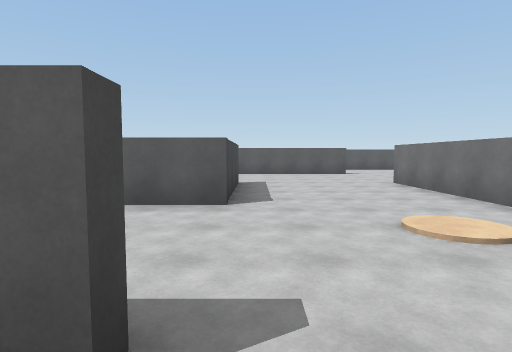
[1] (above)

24 first-person views from a walk through a scene from a Unity 3-D project. The camera is 1.5 m above the floor, tilts 4° down and sees 80° across. The floor is counted in squares, 2 m on a side. Each view is taken from the middle of a square. On the plan, view 1 faces up. The plan holds only what a view shows up to about 10 squares ahead; the rest is blank. The player is left out.

[2]
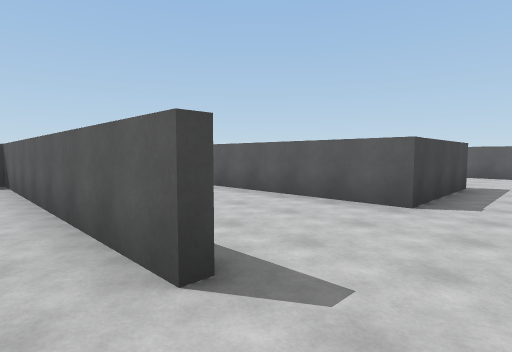

[3]
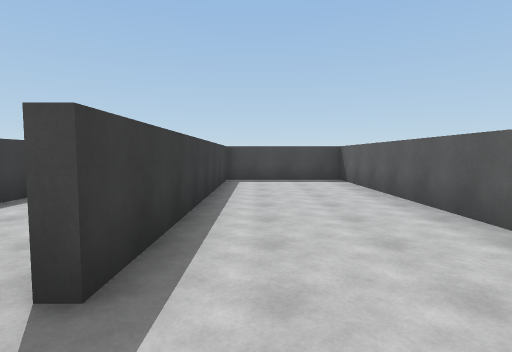

[4]
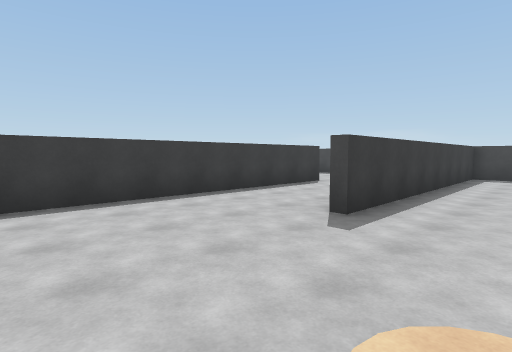

[5]
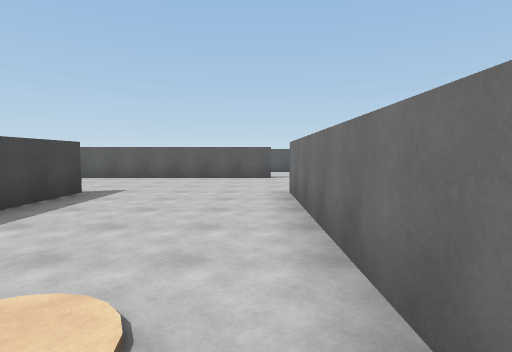

[6]
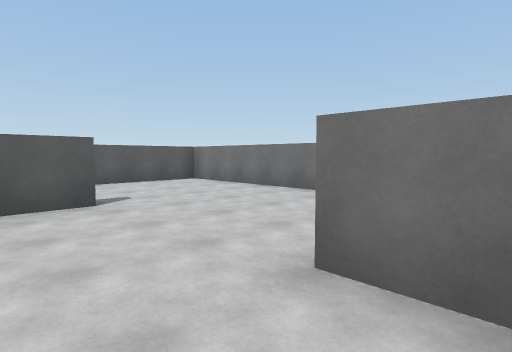

[7]
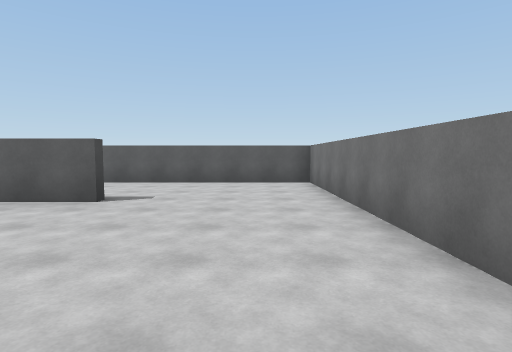

[8]
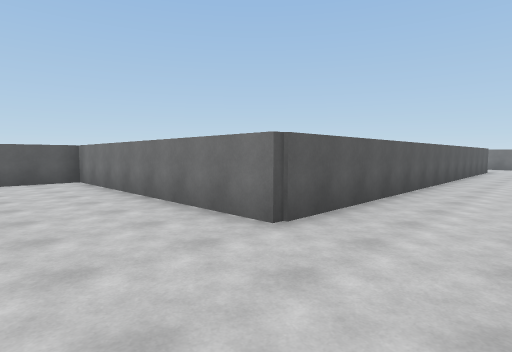

[9]
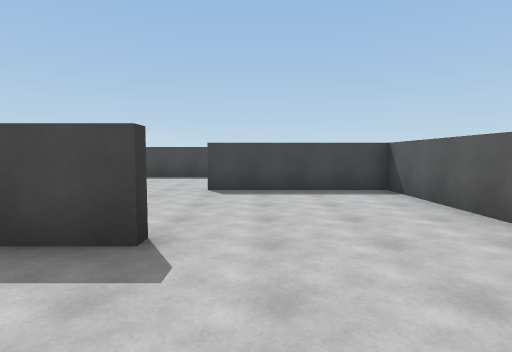

[10]
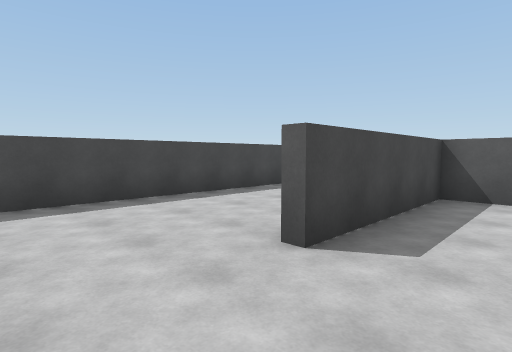

[11]
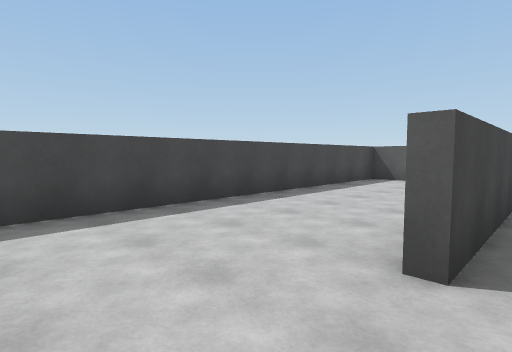

[12]
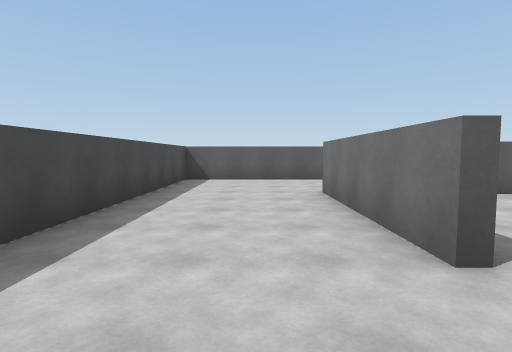

[13]
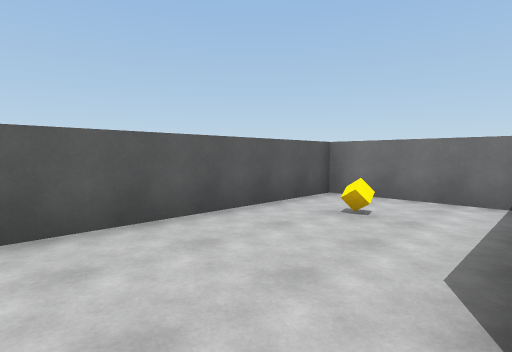

[14]
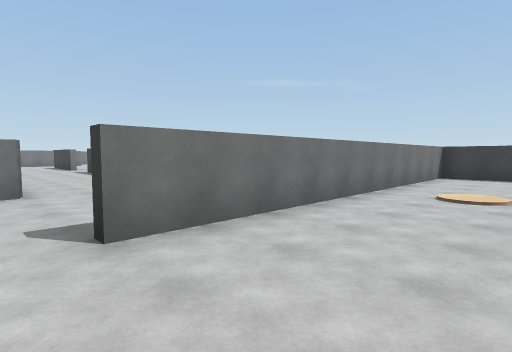

[15]
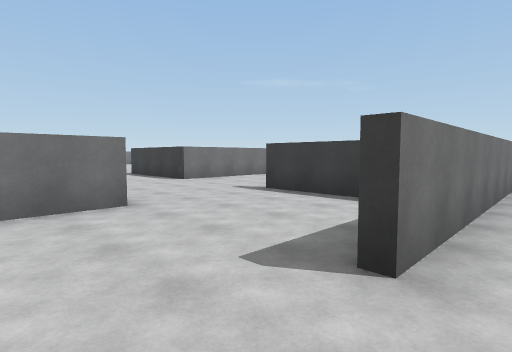

[16]
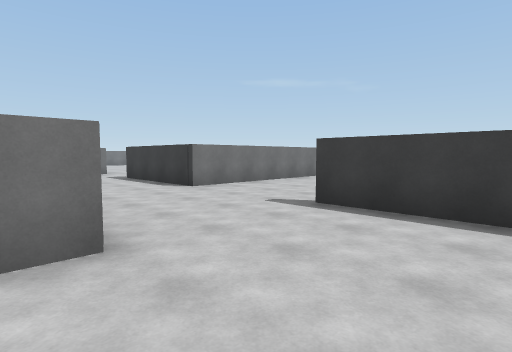

[17]
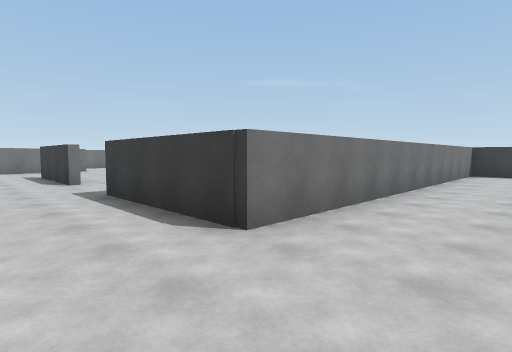

[18]
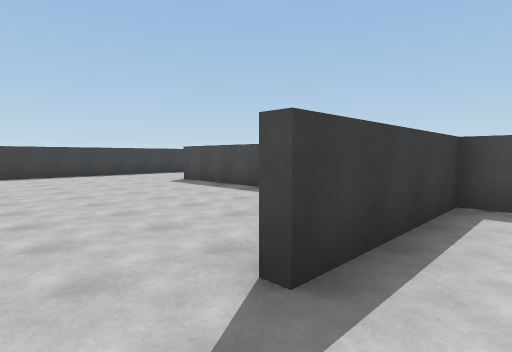

[19]
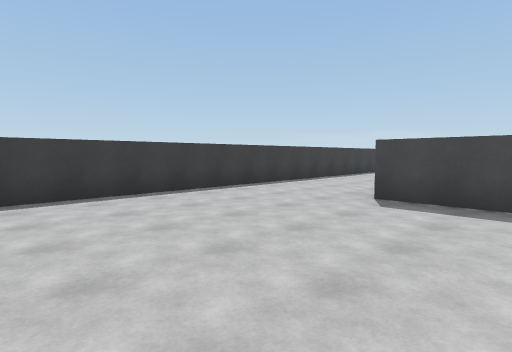

[20]
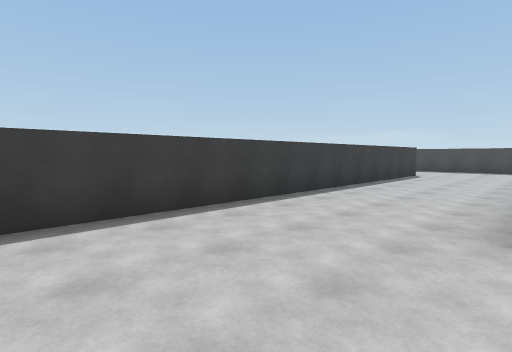

[21]
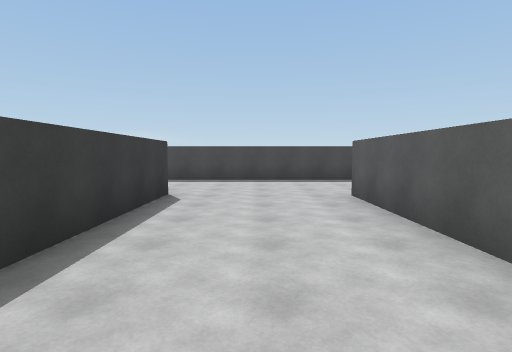

[22]
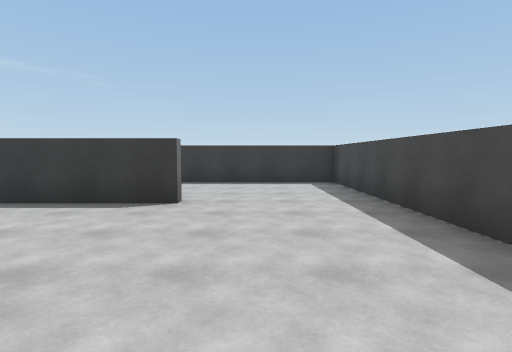

[23]
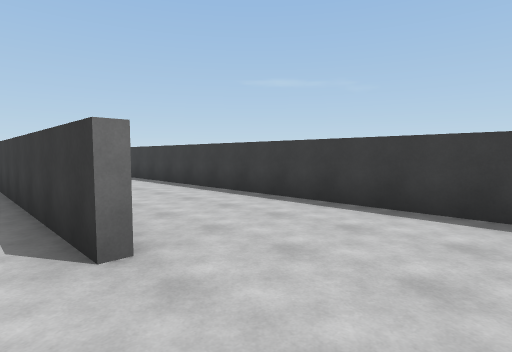

[24]
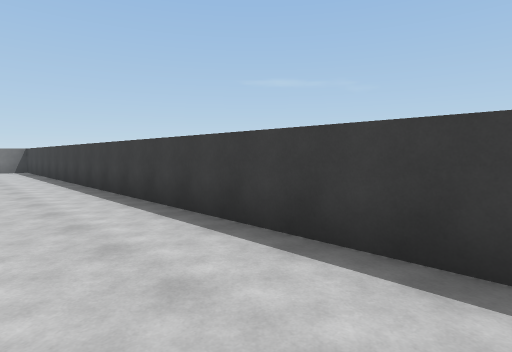

### Floor plan
Ten units are one square. View 1 is at (0, 0); x grows to the right and y downward. Boxes are objects, and circles mark ways between rooms. Rooms are numbered by the first view taken in them; rooms with no view inside come last. Other rooms are left out.
<svg viewBox="-86 -157 203 254">
<path fill="none" stroke="#000" d="M-5 -81 -5 -45 -81 -45 -81 -11 -4 -11M39 -56 39 -50 66 -50M35 -118 -44 -118 -44 -79M-4 -9 -56 -9M75 -81 75 -152 19 -152M-46 20 37 20 37 -81M-47 -79 -47 -121M-7 -124 -7 -152 -81 -152 -81 -62M112 50 112 -50M39 -11 39 22M-10 22 -46 22M66 -50 78 -50M-49 57 105 57M95 -81 75 -81M-56 -9 -81 -9M-81 10 -81 92 110 92"/>
<rect x="15" y="-35" width="10" height="10" fill="#bbb"><title>other object</title></rect>
<rect x="-25" y="-145" width="10" height="10" fill="#bbb"><title>cube</title></rect>
<circle cx="-40" cy="-65" r="3" fill="#2a7"/>
<circle cx="70" cy="-65" r="3" fill="#2a7"/>
<text x="10" y="-70">1</text>
<text x="-60" y="-110">2</text>
<text x="70" y="40">3</text>
</svg>
Room 1 opens to room 2. Room 1 opens to room 3.

Where each view was taken, in squares from view 1:
view 1: 0 up, 0 right, facing up
view 2: 0 up, 1 right, facing up-left
view 3: 2 up, 1 right, facing left
view 4: 3 up, 3 right, facing down-left
view 5: 2 up, 3 right, facing up
view 6: 7 up, 2 right, facing up-right
view 7: 7 up, 6 right, facing up
view 8: 6 up, 5 right, facing up-right
view 9: 9 up, 2 right, facing left
view 10: 6 up, 3 left, facing up-left
view 11: 6 up, 4 left, facing up-left
view 12: 6 up, 6 left, facing up
view 13: 12 up, 6 left, facing up-right
view 14: 9 up, 1 right, facing down-right
view 15: 10 up, 3 right, facing down-right
view 16: 9 up, 5 right, facing down-right
view 17: 7 up, 9 right, facing down-right
view 18: 6 up, 9 right, facing down-left
view 19: 0 up, 9 right, facing down-left
view 20: 2 down, 7 right, facing down-left
view 21: 4 down, 1 right, facing left
view 22: 1 down, 6 left, facing down
view 23: 5 down, 7 left, facing down-right
view 24: 7 down, 1 left, facing down-right
